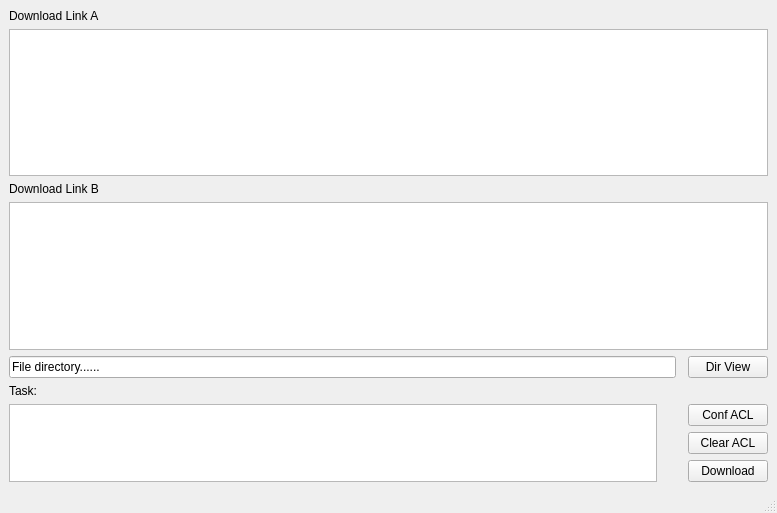
<?xml version="1.0" encoding="UTF-8"?>
<ui version="4.0">
 <class>MainWindow</class>
 <widget class="QMainWindow" name="MainWindow">
  <property name="geometry">
   <rect>
    <x>0</x>
    <y>0</y>
    <width>777</width>
    <height>513</height>
   </rect>
  </property>
  <property name="windowTitle">
   <string>MainWindow</string>
  </property>
  <widget class="QWidget" name="centralwidget">
   <layout class="QGridLayout" name="gridLayout">
    <item row="6" column="0" colspan="5">
     <widget class="QTextEdit" name="textEdit_2"/>
    </item>
    <item row="13" column="4">
     <widget class="QPushButton" name="DownloadButton">
      <property name="text">
       <string>Download</string>
      </property>
     </widget>
    </item>
    <item row="5" column="0">
     <widget class="QLabel" name="label_4">
      <property name="text">
       <string>Download Link B</string>
      </property>
     </widget>
    </item>
    <item row="7" column="0" colspan="3">
     <widget class="QLineEdit" name="lineEdit">
      <property name="text">
       <string>File directory......</string>
      </property>
     </widget>
    </item>
    <item row="4" column="0" colspan="5">
     <widget class="QTextEdit" name="textEdit"/>
    </item>
    <item row="9" column="2">
     <widget class="QLabel" name="label_3">
      <property name="text">
       <string/>
      </property>
     </widget>
    </item>
    <item row="9" column="0">
     <widget class="QLabel" name="label_2">
      <property name="text">
       <string>Task:</string>
      </property>
     </widget>
    </item>
    <item row="0" column="0">
     <widget class="QLabel" name="label">
      <property name="text">
       <string>Download Link A</string>
      </property>
     </widget>
    </item>
    <item row="7" column="4">
     <widget class="QPushButton" name="DirButton">
      <property name="text">
       <string>Dir View</string>
      </property>
     </widget>
    </item>
    <item row="11" column="0" rowspan="3">
     <widget class="QTextBrowser" name="TaskBrowser_1"/>
    </item>
    <item row="12" column="4">
     <widget class="QPushButton" name="clearconf">
      <property name="text">
       <string>Clear ACL</string>
      </property>
     </widget>
    </item>
    <item row="11" column="4">
     <widget class="QPushButton" name="confacl">
      <property name="text">
       <string>Conf ACL</string>
      </property>
     </widget>
    </item>
    <item row="9" column="4">
     <widget class="QLabel" name="aclsignal">
      <property name="text">
       <string/>
      </property>
     </widget>
    </item>
   </layout>
  </widget>
  <widget class="QMenuBar" name="menubar">
   <property name="geometry">
    <rect>
     <x>0</x>
     <y>0</y>
     <width>777</width>
     <height>22</height>
    </rect>
   </property>
  </widget>
  <widget class="QStatusBar" name="statusbar"/>
 </widget>
 <resources/>
 <connections/>
</ui>
